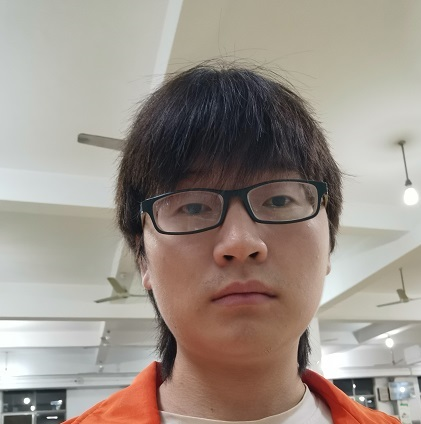
//> input picture 实验/Resources/man.jpg, 421 x 424 px
$ ./demo8   (built with g++ and OpenCV 4)
//> lines starting //> are read from the running program, lines starting //| are printed output that depends on the picture; after the words box and inside, x2 and y2 are one past the last pixel; in counts of white or black regions, pixels touching at a corner belong together
#include<opencv2/highgui.hpp>
#include<opencv2/imgcodecs.hpp>
#include<opencv2/imgproc.hpp>
#include<iostream>


using namespace std;
using namespace cv;

////////////////////////颜色检测//////////////////////

int hmin = 0, smin = 110, vmin = 153;
int hmax = 19, smax = 240, vmax = 255;

int main()
{
	string path = "Resources/man.jpg";
	Mat img,imgGray,imgHSV,mask;
	img = imread(path);
//> img is the input picture: 424 rows x 421 cols, CV_8UC3; mean B, G, R 137.1, 146.1, 156.8
	//cvtColor(img, imgGray, COLOR_BGR2GRAY);//生成灰度图像
	cvtColor(img, imgHSV, COLOR_BGR2HSV);//生成HSV图像
//> imgHSV: 424 rows x 421 cols, CV_8UC3; mean H, S, V 40.7, 41.3, 158.4

	namedWindow("Trackbars", (640, 200));

	createTrackbar("Hue Min", "Trackbars", &hmin, 179);
	createTrackbar("Hue Mmax", "Trackbars", &hmax, 179);
	createTrackbar("Sat Min", "Trackbars", &smin, 255);
	createTrackbar("Sat Max", "Trackbars", &smax, 255);
	createTrackbar("Val Min", "Trackbars", &vmin, 255);
	createTrackbar("Val Max", "Trackbars", &vmax, 255);

	while (true)
	{
		Scalar lower(hmin, smin, vmin);
		Scalar upper(hmax, smax, vmax);
		inRange(imgHSV, lower, upper, mask);
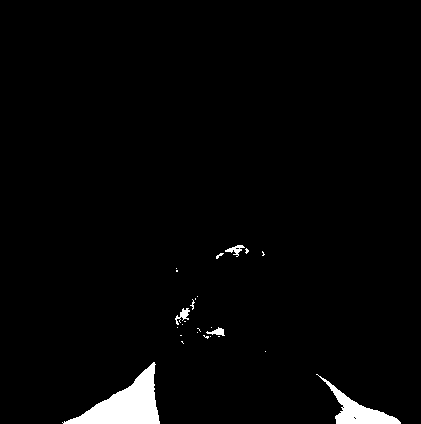
//> mask: 424 rows x 421 cols, CV_8UC1; 2.3% white; 25 white regions (19 under 20 px), largest, box (x1, y1, x2, y2) and area: (62, 362, 160, 424) 2607, (316, 374, 401, 424) 1150, (175, 308, 190, 325) 107, (225, 245, 245, 257) 97, (206, 327, 225, 336) 83, (216, 253, 224, 259) 21
		//从 imgHSV中取出lower 到 upper范围的颜色部分到 mask
		imshow("img", img);
		//imshow("imgGray", imgGray);
		imshow("imgHSV", imgHSV);
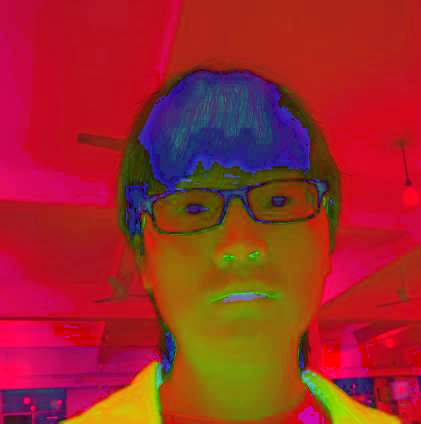
//> window 'imgHSV': 424 rows x 421 cols, CV_8UC3; mean B, G, R 40.7, 41.3, 158.4
		imshow("imgMask", mask);
		waitKey(100);
	}


	return 0;
}
